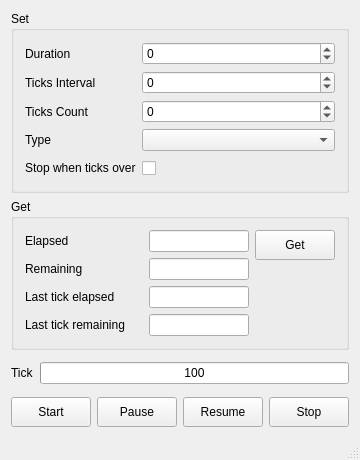
<?xml version="1.0" encoding="UTF-8"?>
<ui version="4.0">
 <class>MainWindow</class>
 <widget class="QMainWindow" name="MainWindow">
  <property name="geometry">
   <rect>
    <x>0</x>
    <y>0</y>
    <width>360</width>
    <height>460</height>
   </rect>
  </property>
  <property name="minimumSize">
   <size>
    <width>360</width>
    <height>460</height>
   </size>
  </property>
  <property name="maximumSize">
   <size>
    <width>360</width>
    <height>460</height>
   </size>
  </property>
  <property name="windowTitle">
   <string>MainWindow</string>
  </property>
  <widget class="QWidget" name="centralWidget">
   <layout class="QGridLayout" name="gridLayout_5">
    <item row="0" column="0" colspan="4">
     <widget class="QGroupBox" name="groupBox">
      <property name="font">
       <font>
        <pointsize>9</pointsize>
       </font>
      </property>
      <property name="title">
       <string>Set</string>
      </property>
      <layout class="QGridLayout" name="gridLayout_4">
       <item row="0" column="0">
        <layout class="QGridLayout" name="gridLayout">
         <item row="4" column="0">
          <widget class="QLabel" name="label_11">
           <property name="sizePolicy">
            <sizepolicy hsizetype="Preferred" vsizetype="Preferred">
             <horstretch>0</horstretch>
             <verstretch>0</verstretch>
            </sizepolicy>
           </property>
           <property name="minimumSize">
            <size>
             <width>107</width>
             <height>0</height>
            </size>
           </property>
           <property name="font">
            <font>
             <pointsize>9</pointsize>
            </font>
           </property>
           <property name="text">
            <string>Ticks Count</string>
           </property>
          </widget>
         </item>
         <item row="5" column="1">
          <widget class="QComboBox" name="comboBox_type">
           <property name="font">
            <font>
             <pointsize>9</pointsize>
            </font>
           </property>
          </widget>
         </item>
         <item row="3" column="1">
          <widget class="QSpinBox" name="spinBox_ticksInterval">
           <property name="sizePolicy">
            <sizepolicy hsizetype="Expanding" vsizetype="Fixed">
             <horstretch>0</horstretch>
             <verstretch>0</verstretch>
            </sizepolicy>
           </property>
           <property name="minimumSize">
            <size>
             <width>100</width>
             <height>0</height>
            </size>
           </property>
           <property name="maximumSize">
            <size>
             <width>16777215</width>
             <height>16777215</height>
            </size>
           </property>
           <property name="font">
            <font>
             <pointsize>9</pointsize>
            </font>
           </property>
           <property name="minimum">
            <number>-2147483647</number>
           </property>
           <property name="maximum">
            <number>2147483647</number>
           </property>
          </widget>
         </item>
         <item row="2" column="1">
          <widget class="QSpinBox" name="spinBox_duration">
           <property name="sizePolicy">
            <sizepolicy hsizetype="Expanding" vsizetype="Fixed">
             <horstretch>0</horstretch>
             <verstretch>0</verstretch>
            </sizepolicy>
           </property>
           <property name="minimumSize">
            <size>
             <width>100</width>
             <height>0</height>
            </size>
           </property>
           <property name="maximumSize">
            <size>
             <width>16777215</width>
             <height>16777215</height>
            </size>
           </property>
           <property name="font">
            <font>
             <pointsize>9</pointsize>
            </font>
           </property>
           <property name="minimum">
            <number>-2147483647</number>
           </property>
           <property name="maximum">
            <number>2147483647</number>
           </property>
          </widget>
         </item>
         <item row="3" column="0">
          <widget class="QLabel" name="label_4">
           <property name="sizePolicy">
            <sizepolicy hsizetype="Preferred" vsizetype="Preferred">
             <horstretch>0</horstretch>
             <verstretch>0</verstretch>
            </sizepolicy>
           </property>
           <property name="minimumSize">
            <size>
             <width>107</width>
             <height>0</height>
            </size>
           </property>
           <property name="font">
            <font>
             <pointsize>9</pointsize>
            </font>
           </property>
           <property name="text">
            <string>Ticks Interval</string>
           </property>
          </widget>
         </item>
         <item row="2" column="0">
          <widget class="QLabel" name="label">
           <property name="sizePolicy">
            <sizepolicy hsizetype="Preferred" vsizetype="Preferred">
             <horstretch>0</horstretch>
             <verstretch>0</verstretch>
            </sizepolicy>
           </property>
           <property name="minimumSize">
            <size>
             <width>107</width>
             <height>0</height>
            </size>
           </property>
           <property name="font">
            <font>
             <pointsize>9</pointsize>
            </font>
           </property>
           <property name="text">
            <string>Duration</string>
           </property>
          </widget>
         </item>
         <item row="6" column="1">
          <widget class="QCheckBox" name="checkBox_stopWhenTicksOver">
           <property name="minimumSize">
            <size>
             <width>0</width>
             <height>22</height>
            </size>
           </property>
           <property name="font">
            <font>
             <pointsize>9</pointsize>
            </font>
           </property>
           <property name="text">
            <string/>
           </property>
          </widget>
         </item>
         <item row="4" column="1">
          <widget class="QSpinBox" name="spinBox_ticksCount">
           <property name="sizePolicy">
            <sizepolicy hsizetype="Expanding" vsizetype="Fixed">
             <horstretch>0</horstretch>
             <verstretch>0</verstretch>
            </sizepolicy>
           </property>
           <property name="minimumSize">
            <size>
             <width>100</width>
             <height>0</height>
            </size>
           </property>
           <property name="maximumSize">
            <size>
             <width>16777215</width>
             <height>16777215</height>
            </size>
           </property>
           <property name="font">
            <font>
             <pointsize>9</pointsize>
            </font>
           </property>
           <property name="minimum">
            <number>-2147483647</number>
           </property>
           <property name="maximum">
            <number>2147483647</number>
           </property>
          </widget>
         </item>
         <item row="5" column="0">
          <widget class="QLabel" name="label_8">
           <property name="sizePolicy">
            <sizepolicy hsizetype="Preferred" vsizetype="Preferred">
             <horstretch>0</horstretch>
             <verstretch>0</verstretch>
            </sizepolicy>
           </property>
           <property name="minimumSize">
            <size>
             <width>107</width>
             <height>0</height>
            </size>
           </property>
           <property name="font">
            <font>
             <pointsize>9</pointsize>
            </font>
           </property>
           <property name="text">
            <string>Type</string>
           </property>
          </widget>
         </item>
         <item row="6" column="0">
          <widget class="QLabel" name="label_9">
           <property name="sizePolicy">
            <sizepolicy hsizetype="Preferred" vsizetype="Preferred">
             <horstretch>0</horstretch>
             <verstretch>0</verstretch>
            </sizepolicy>
           </property>
           <property name="minimumSize">
            <size>
             <width>107</width>
             <height>0</height>
            </size>
           </property>
           <property name="font">
            <font>
             <pointsize>9</pointsize>
            </font>
           </property>
           <property name="text">
            <string>Stop when ticks over</string>
           </property>
          </widget>
         </item>
        </layout>
       </item>
      </layout>
     </widget>
    </item>
    <item row="1" column="0" colspan="4">
     <widget class="QGroupBox" name="groupBox_2">
      <property name="font">
       <font>
        <pointsize>9</pointsize>
       </font>
      </property>
      <property name="title">
       <string>Get</string>
      </property>
      <layout class="QGridLayout" name="gridLayout_3">
       <item row="0" column="0">
        <layout class="QGridLayout" name="gridLayout_2">
         <item row="0" column="0">
          <widget class="QLabel" name="label_2">
           <property name="sizePolicy">
            <sizepolicy hsizetype="Preferred" vsizetype="Preferred">
             <horstretch>0</horstretch>
             <verstretch>0</verstretch>
            </sizepolicy>
           </property>
           <property name="minimumSize">
            <size>
             <width>118</width>
             <height>0</height>
            </size>
           </property>
           <property name="font">
            <font>
             <pointsize>9</pointsize>
            </font>
           </property>
           <property name="text">
            <string>Elapsed</string>
           </property>
          </widget>
         </item>
         <item row="0" column="1">
          <widget class="QLineEdit" name="lineEdit_elapsed">
           <property name="sizePolicy">
            <sizepolicy hsizetype="Expanding" vsizetype="Fixed">
             <horstretch>0</horstretch>
             <verstretch>0</verstretch>
            </sizepolicy>
           </property>
           <property name="minimumSize">
            <size>
             <width>100</width>
             <height>0</height>
            </size>
           </property>
           <property name="maximumSize">
            <size>
             <width>16777215</width>
             <height>16777215</height>
            </size>
           </property>
           <property name="font">
            <font>
             <pointsize>9</pointsize>
            </font>
           </property>
           <property name="readOnly">
            <bool>true</bool>
           </property>
          </widget>
         </item>
         <item row="1" column="0">
          <widget class="QLabel" name="label_5">
           <property name="sizePolicy">
            <sizepolicy hsizetype="Preferred" vsizetype="Preferred">
             <horstretch>0</horstretch>
             <verstretch>0</verstretch>
            </sizepolicy>
           </property>
           <property name="minimumSize">
            <size>
             <width>118</width>
             <height>0</height>
            </size>
           </property>
           <property name="font">
            <font>
             <pointsize>9</pointsize>
            </font>
           </property>
           <property name="text">
            <string>Remaining</string>
           </property>
          </widget>
         </item>
         <item row="1" column="1">
          <widget class="QLineEdit" name="lineEdit_remaining">
           <property name="sizePolicy">
            <sizepolicy hsizetype="Expanding" vsizetype="Fixed">
             <horstretch>0</horstretch>
             <verstretch>0</verstretch>
            </sizepolicy>
           </property>
           <property name="minimumSize">
            <size>
             <width>100</width>
             <height>0</height>
            </size>
           </property>
           <property name="maximumSize">
            <size>
             <width>16777215</width>
             <height>16777215</height>
            </size>
           </property>
           <property name="font">
            <font>
             <pointsize>9</pointsize>
            </font>
           </property>
           <property name="readOnly">
            <bool>true</bool>
           </property>
          </widget>
         </item>
         <item row="2" column="0">
          <widget class="QLabel" name="label_3">
           <property name="sizePolicy">
            <sizepolicy hsizetype="Preferred" vsizetype="Preferred">
             <horstretch>0</horstretch>
             <verstretch>0</verstretch>
            </sizepolicy>
           </property>
           <property name="minimumSize">
            <size>
             <width>118</width>
             <height>0</height>
            </size>
           </property>
           <property name="font">
            <font>
             <pointsize>9</pointsize>
            </font>
           </property>
           <property name="text">
            <string>Last tick elapsed</string>
           </property>
          </widget>
         </item>
         <item row="2" column="1">
          <widget class="QLineEdit" name="lineEdit_lastTickElapsed">
           <property name="sizePolicy">
            <sizepolicy hsizetype="Expanding" vsizetype="Fixed">
             <horstretch>0</horstretch>
             <verstretch>0</verstretch>
            </sizepolicy>
           </property>
           <property name="minimumSize">
            <size>
             <width>100</width>
             <height>0</height>
            </size>
           </property>
           <property name="maximumSize">
            <size>
             <width>16777215</width>
             <height>16777215</height>
            </size>
           </property>
           <property name="font">
            <font>
             <pointsize>9</pointsize>
            </font>
           </property>
           <property name="readOnly">
            <bool>true</bool>
           </property>
          </widget>
         </item>
         <item row="3" column="0">
          <widget class="QLabel" name="label_6">
           <property name="sizePolicy">
            <sizepolicy hsizetype="Preferred" vsizetype="Preferred">
             <horstretch>0</horstretch>
             <verstretch>0</verstretch>
            </sizepolicy>
           </property>
           <property name="minimumSize">
            <size>
             <width>118</width>
             <height>0</height>
            </size>
           </property>
           <property name="font">
            <font>
             <pointsize>9</pointsize>
            </font>
           </property>
           <property name="text">
            <string>Last tick remaining</string>
           </property>
          </widget>
         </item>
         <item row="3" column="1">
          <widget class="QLineEdit" name="lineEdit_lastTickRemaining">
           <property name="sizePolicy">
            <sizepolicy hsizetype="Expanding" vsizetype="Fixed">
             <horstretch>0</horstretch>
             <verstretch>0</verstretch>
            </sizepolicy>
           </property>
           <property name="minimumSize">
            <size>
             <width>100</width>
             <height>0</height>
            </size>
           </property>
           <property name="maximumSize">
            <size>
             <width>16777215</width>
             <height>16777215</height>
            </size>
           </property>
           <property name="font">
            <font>
             <pointsize>9</pointsize>
            </font>
           </property>
           <property name="readOnly">
            <bool>true</bool>
           </property>
          </widget>
         </item>
        </layout>
       </item>
       <item row="0" column="1">
        <layout class="QVBoxLayout" name="verticalLayout_3">
         <item>
          <widget class="QPushButton" name="pushButton_get">
           <property name="minimumSize">
            <size>
             <width>80</width>
             <height>30</height>
            </size>
           </property>
           <property name="font">
            <font>
             <pointsize>9</pointsize>
            </font>
           </property>
           <property name="text">
            <string>Get</string>
           </property>
          </widget>
         </item>
         <item>
          <spacer name="verticalSpacer_5">
           <property name="orientation">
            <enum>Qt::Vertical</enum>
           </property>
           <property name="sizeHint" stdset="0">
            <size>
             <width>20</width>
             <height>13</height>
            </size>
           </property>
          </spacer>
         </item>
        </layout>
       </item>
      </layout>
     </widget>
    </item>
    <item row="2" column="1" colspan="2">
     <spacer name="verticalSpacer">
      <property name="orientation">
       <enum>Qt::Vertical</enum>
      </property>
      <property name="sizeType">
       <enum>QSizePolicy::Expanding</enum>
      </property>
      <property name="sizeHint" stdset="0">
       <size>
        <width>20</width>
        <height>10</height>
       </size>
      </property>
     </spacer>
    </item>
    <item row="3" column="0" colspan="4">
     <layout class="QHBoxLayout" name="horizontalLayout">
      <item>
       <widget class="QLabel" name="label_7">
        <property name="sizePolicy">
         <sizepolicy hsizetype="Preferred" vsizetype="Preferred">
          <horstretch>0</horstretch>
          <verstretch>0</verstretch>
         </sizepolicy>
        </property>
        <property name="minimumSize">
         <size>
          <width>0</width>
          <height>0</height>
         </size>
        </property>
        <property name="font">
         <font>
          <pointsize>9</pointsize>
         </font>
        </property>
        <property name="text">
         <string>Tick</string>
        </property>
       </widget>
      </item>
      <item>
       <widget class="QProgressBar" name="progressBar">
        <property name="font">
         <font>
          <pointsize>9</pointsize>
         </font>
        </property>
        <property name="value">
         <number>0</number>
        </property>
        <property name="alignment">
         <set>Qt::AlignCenter</set>
        </property>
        <property name="format">
         <string>%m</string>
        </property>
       </widget>
      </item>
     </layout>
    </item>
    <item row="4" column="1" colspan="2">
     <spacer name="verticalSpacer_2">
      <property name="orientation">
       <enum>Qt::Vertical</enum>
      </property>
      <property name="sizeType">
       <enum>QSizePolicy::Expanding</enum>
      </property>
      <property name="sizeHint" stdset="0">
       <size>
        <width>20</width>
        <height>10</height>
       </size>
      </property>
     </spacer>
    </item>
    <item row="5" column="0">
     <widget class="QPushButton" name="pushButton_start">
      <property name="minimumSize">
       <size>
        <width>80</width>
        <height>30</height>
       </size>
      </property>
      <property name="font">
       <font>
        <pointsize>9</pointsize>
       </font>
      </property>
      <property name="text">
       <string>Start</string>
      </property>
     </widget>
    </item>
    <item row="5" column="1">
     <widget class="QPushButton" name="pushButton_pause">
      <property name="minimumSize">
       <size>
        <width>80</width>
        <height>30</height>
       </size>
      </property>
      <property name="font">
       <font>
        <pointsize>9</pointsize>
       </font>
      </property>
      <property name="text">
       <string>Pause</string>
      </property>
     </widget>
    </item>
    <item row="5" column="2">
     <widget class="QPushButton" name="pushButton_resume">
      <property name="minimumSize">
       <size>
        <width>80</width>
        <height>30</height>
       </size>
      </property>
      <property name="font">
       <font>
        <pointsize>9</pointsize>
       </font>
      </property>
      <property name="text">
       <string>Resume</string>
      </property>
     </widget>
    </item>
    <item row="5" column="3">
     <widget class="QPushButton" name="pushButton_stop">
      <property name="minimumSize">
       <size>
        <width>80</width>
        <height>30</height>
       </size>
      </property>
      <property name="font">
       <font>
        <pointsize>9</pointsize>
       </font>
      </property>
      <property name="text">
       <string>Stop</string>
      </property>
     </widget>
    </item>
   </layout>
  </widget>
  <widget class="QStatusBar" name="statusBar"/>
 </widget>
 <layoutdefault spacing="6" margin="11"/>
 <resources/>
 <connections/>
</ui>
